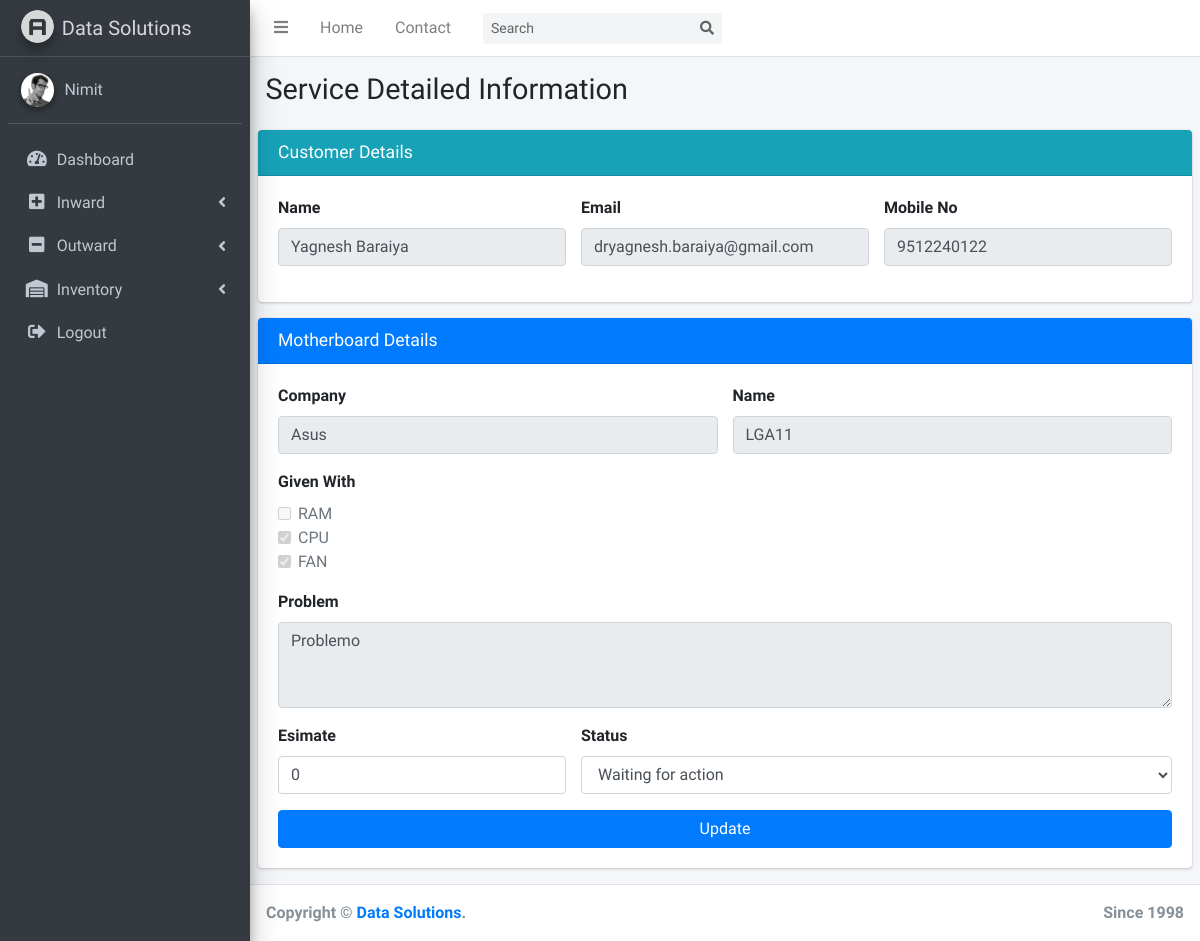
The page /viewMotherboardDetails.php?customerId=2&id=1 (signed in) on the database as committed earlier.
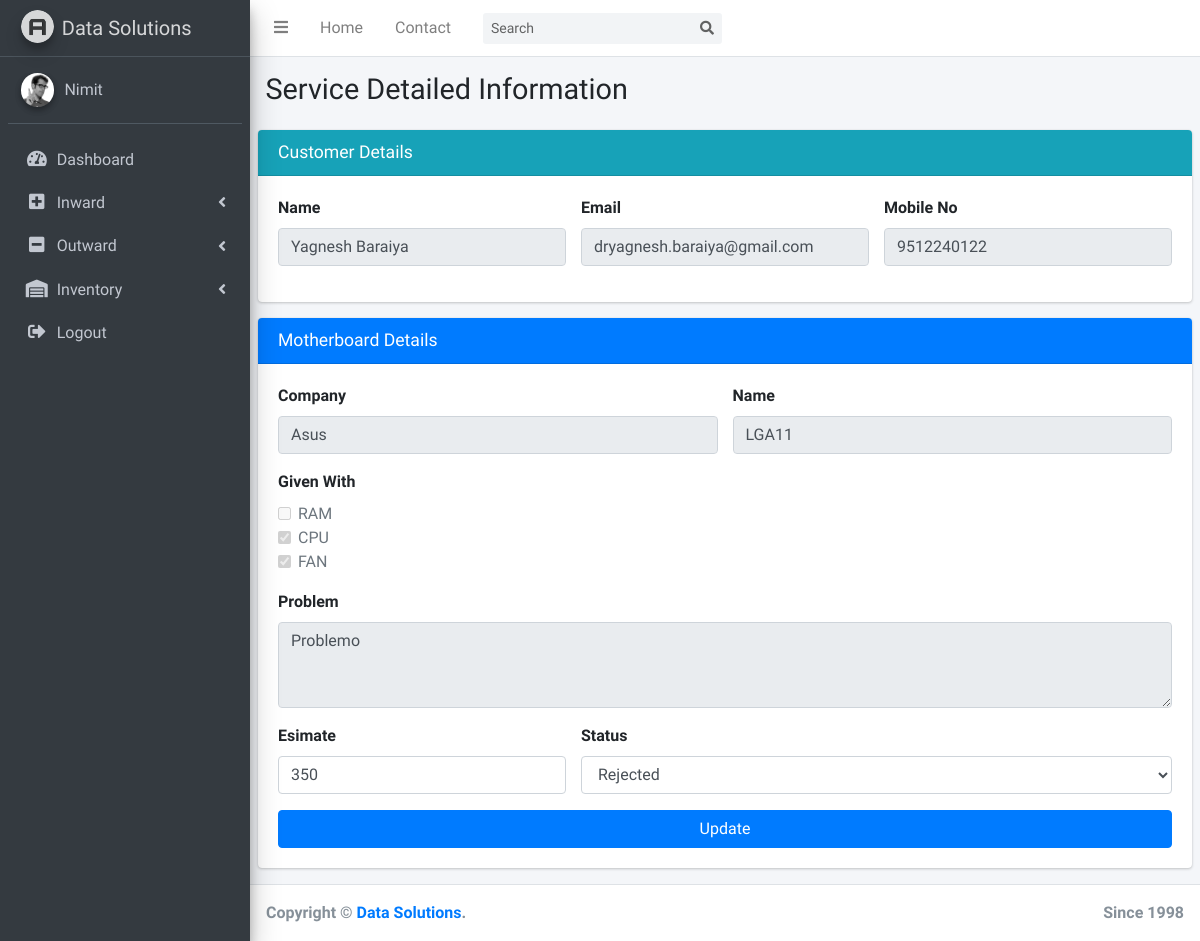
The same page on the database as committed later.
### tables this page shows
CREATE TABLE `motherboard` (
  `id` int(10) UNSIGNED NOT NULL,
  `customer_id` int(10) UNSIGNED NOT NULL,
  `company` varchar(64) NOT NULL,
  `name` varchar(64) NOT NULL,
  `with_ram` tinyint(4) NOT NULL,
  `with_cpu` tinyint(4) NOT NULL,
  `with_fan` tinyint(4) NOT NULL,
  `problem` text NOT NULL,
  `estimate` int(11) NOT NULL DEFAULT 350,
  `status` text NOT NULL,
  `inward` timestamp NOT NULL DEFAULT current_timestamp(),
  `outward` timestamp NULL DEFAULT NULL,
  `returned` tinyint(4) NOT NULL
);

CREATE TABLE `status` (
  `id` int(10) UNSIGNED NOT NULL,
  `title` text NOT NULL
);

### viewMotherboardDetails.php (the view, shortened to what the changed rows need)
<?php
include('includes/connection.php');
if ($_SERVER["REQUEST_METHOD"] == "GET") {
    $id = $_GET['id'];
}
?>
<!DOCTYPE html>
<html>
<head>
    <link rel="stylesheet" href="plugins/fontawesome-free/css/all.min.css">
    <link rel="stylesheet" href="https://code.ionicframework.com/ionicons/2.0.1/css/ionicons.min.css">
    <link rel="stylesheet" href="plugins/datatables-bs4/css/dataTables.bootstrap4.css">
    <link rel="stylesheet" href="dist/css/adminlte.min.css">
</head>
<body class="hold-transition sidebar-mini">
    <div class="wrapper">
        <div class="content-wrapper">
            <section class="content-header">
                <div class="container-fluid">
                    <div class="row mb-2">
                        <div class="col-sm-6">
                            <h1>Service Detailed Information</h1>
                        </div>
                </div>
            </div>
        </section>
        <section class="content">
            <div class="row">
                <div class="col-12">
                    <div class="card card-primary">
                        <div class="card-body">
                            <?php
                            $sql = "SELECT * FROM motherboard WHERE id='$id'";
                            $result = mysqli_query($con, $sql);
                            if (mysqli_num_rows($result) > 0) {
                                $row = mysqli_fetch_assoc($result);
                                ?>
                                <div class="row">
                                    <div class="form-group col-12 col-sm-12 col-md-6">
                                        <label for="company">Company</label>
                                        <input type="text" class="form-control" value="<?php echo $row['company']; ?>" disabled>
                                    </div>
                                    <div class="form-group col-12 col-sm-12 col-md-6">
                                        <label for="motherboardName">Name</label>
                                        <input type="text" class="form-control" value="<?php echo $row['name']; ?>" disabled>
                                    </div>
                                </div>
                                <div class="form-group">
                                    <label for="givenWith">Given With</label>
                                    <div class="form-check">
                                        <input type="checkbox" class="form-check-input" <?php echo ($row['with_ram']==1 ? 'checked' : ''); ?> disabled>
                                        <label class="form-check-label" for="withAdapter"> RAM</label>
                                    </div>
                                    <div class="form-check">
                                        <input type="checkbox" class="form-check-input" <?php echo ($row['with_cpu']==1 ? 'checked' : ''); ?> disabled>
                                        <label class="form-check-label" for="withAdapter"> CPU</label>
                                    </div>
                                    <div class="form-check">
                                        <input type="checkbox" class="form-check-input" <?php echo ($row['with_fan']==1 ? 'checked' : ''); ?> disabled>
                                        <label class="form-check-label" for="withAdapter"> FAN</label>
                                    </div>
                                </div>
                                <div class="form-group">
                                    <label>Problem</label>
                                    <textarea class="form-control" rows="3" disabled><?php echo $row['problem']; ?></textarea>
                                </div>
                                <form action="updateLaptopStatus.php" method="POST">
                                    <div class="row">
                                        <div class="form-group col-12 col-sm-12 col-md-4">
                                            <label for="company">Esimate</label>
                                            <input type="text" class="form-control" name="estimate" value="<?php echo $row['estimate'] ?>">
                                        </div>
                                        <div class="form-group col-12 col-sm-12 col-md-8">
                                            <label>Status</label>
                                            <select class="form-control" name="status" value="<?php echo $row['status']?>" required>
                                                <?php
                                                $sqlStatus = "SELECT title FROM status";
                                                $result = mysqli_query($con,$sqlStatus);
                                                if(mysqli_num_rows($result)>0){
                                                    while ($row2 = mysqli_fetch_assoc($result)) {
                                                        ?>
                                                        <option value="<?php echo $row2['title']; ?>" <?php if ($row2['title']==$row['status']) echo "selected"; else echo ""; ?> ><?php echo $row2['title']; ?></option>
                                                        <?php
                                                    }
                                                }
                                                ?>
                                            </select>
                                        </div>
                                    </div>
                                    <button type="submit" class="btn btn-primary btn-block" name="submit">Update</button>
                                </form>
                                <?php
                            }
                            else {
                                echo "Invalid Laptop Id - No data found !";
                            }
                            ?>
                        </div>
                    </div>
                </div>
            </div>
        </section>
    </div>
</div>
</body>
</html>

Rows that differ between the two databases and show on the page:
changed motherboard "Asus": estimate "0" → "350"; status (not shown) → "Rejected"
Other text that changed with them:
form field status: "Waiting for action" → (not shown)
